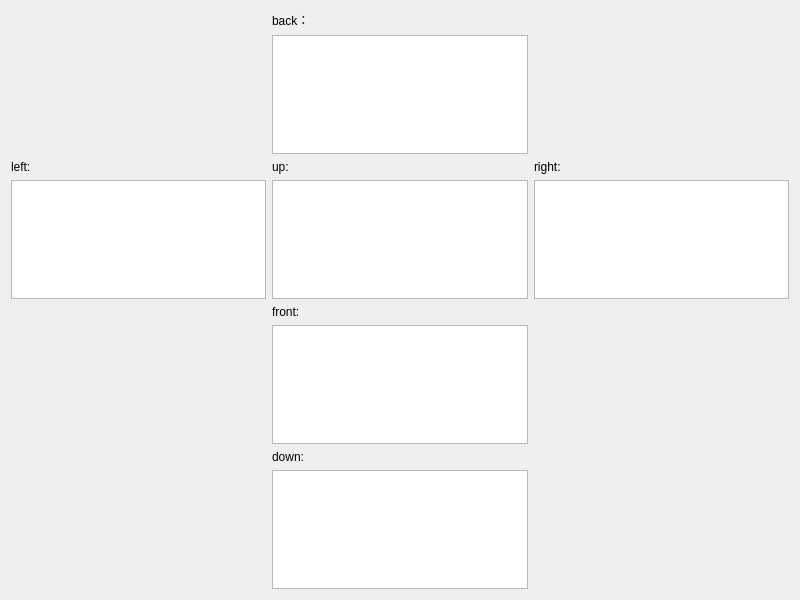
<?xml version="1.0" encoding="UTF-8"?>
<ui version="4.0">
 <class>show2D</class>
 <widget class="QWidget" name="show2D">
  <property name="geometry">
   <rect>
    <x>0</x>
    <y>0</y>
    <width>800</width>
    <height>600</height>
   </rect>
  </property>
  <property name="windowTitle">
   <string>Form</string>
  </property>
  <layout class="QGridLayout" name="gridLayout_2">
   <item row="0" column="0">
    <layout class="QGridLayout" name="gridLayout">
     <item row="2" column="0">
      <widget class="QLabel" name="label">
       <property name="text">
        <string>left:</string>
       </property>
      </widget>
     </item>
     <item row="0" column="1">
      <widget class="QLabel" name="label_2">
       <property name="text">
        <string>back：</string>
       </property>
      </widget>
     </item>
     <item row="1" column="1">
      <widget class="QTextBrowser" name="textBrowser_back"/>
     </item>
     <item row="3" column="0">
      <widget class="QTextBrowser" name="textBrowser_left"/>
     </item>
     <item row="2" column="1">
      <widget class="QLabel" name="label_3">
       <property name="text">
        <string>up:</string>
       </property>
      </widget>
     </item>
     <item row="5" column="1">
      <widget class="QTextBrowser" name="textBrowser_front"/>
     </item>
     <item row="3" column="2">
      <widget class="QTextBrowser" name="textBrowser_right"/>
     </item>
     <item row="4" column="1">
      <widget class="QLabel" name="label_5">
       <property name="text">
        <string>front:</string>
       </property>
      </widget>
     </item>
     <item row="2" column="2">
      <widget class="QLabel" name="label_4">
       <property name="text">
        <string>right:</string>
       </property>
      </widget>
     </item>
     <item row="3" column="1">
      <widget class="QTextBrowser" name="textBrowser_up"/>
     </item>
     <item row="7" column="1">
      <widget class="QTextBrowser" name="textBrowser_down"/>
     </item>
     <item row="6" column="1">
      <widget class="QLabel" name="label_6">
       <property name="text">
        <string>down:</string>
       </property>
      </widget>
     </item>
    </layout>
   </item>
  </layout>
 </widget>
 <resources/>
 <connections/>
</ui>
